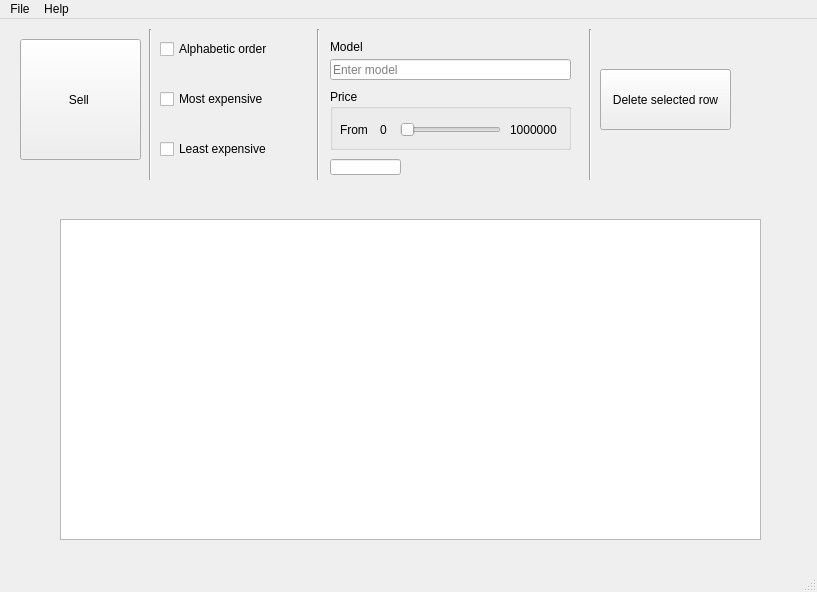
<?xml version="1.0" encoding="UTF-8"?>
<ui version="4.0">
 <class>MainWindow</class>
 <widget class="QMainWindow" name="MainWindow">
  <property name="geometry">
   <rect>
    <x>0</x>
    <y>0</y>
    <width>817</width>
    <height>592</height>
   </rect>
  </property>
  <property name="windowTitle">
   <string>MainWindow</string>
  </property>
  <widget class="QWidget" name="centralwidget">
   <widget class="QGroupBox" name="priceGroupBox">
    <property name="geometry">
     <rect>
      <x>330</x>
      <y>70</y>
      <width>241</width>
      <height>61</height>
     </rect>
    </property>
    <property name="title">
     <string>Price</string>
    </property>
    <widget class="QWidget" name="widget_2" native="true">
     <property name="geometry">
      <rect>
       <x>15</x>
       <y>221</y>
       <width>185</width>
       <height>46</height>
      </rect>
     </property>
     <layout class="QHBoxLayout" name="horizontalLayout_2"/>
    </widget>
    <widget class="QLabel" name="priceFromLabel">
     <property name="geometry">
      <rect>
       <x>10</x>
       <y>30</y>
       <width>31</width>
       <height>21</height>
      </rect>
     </property>
     <property name="text">
      <string>From</string>
     </property>
    </widget>
    <widget class="QLabel" name="fareFromMinLabel">
     <property name="geometry">
      <rect>
       <x>50</x>
       <y>30</y>
       <width>16</width>
       <height>21</height>
      </rect>
     </property>
     <property name="text">
      <string>0</string>
     </property>
    </widget>
    <widget class="QSlider" name="priceFromSlider">
     <property name="geometry">
      <rect>
       <x>70</x>
       <y>31</y>
       <width>101</width>
       <height>20</height>
      </rect>
     </property>
     <property name="maximum">
      <number>1000000</number>
     </property>
     <property name="sliderPosition">
      <number>0</number>
     </property>
     <property name="orientation">
      <enum>Qt::Horizontal</enum>
     </property>
    </widget>
    <widget class="QLabel" name="priceFromMaxLabel">
     <property name="geometry">
      <rect>
       <x>180</x>
       <y>30</y>
       <width>81</width>
       <height>21</height>
      </rect>
     </property>
     <property name="text">
      <string>1000000</string>
     </property>
    </widget>
   </widget>
   <widget class="QTableView" name="tableDetailsView">
    <property name="geometry">
     <rect>
      <x>60</x>
      <y>200</y>
      <width>701</width>
      <height>321</height>
     </rect>
    </property>
   </widget>
   <widget class="QPushButton" name="addRowButton">
    <property name="geometry">
     <rect>
      <x>20</x>
      <y>20</y>
      <width>121</width>
      <height>121</height>
     </rect>
    </property>
    <property name="text">
     <string>Sell </string>
    </property>
   </widget>
   <widget class="QPushButton" name="deleteButton">
    <property name="geometry">
     <rect>
      <x>600</x>
      <y>50</y>
      <width>131</width>
      <height>61</height>
     </rect>
    </property>
    <property name="text">
     <string>Delete selected row</string>
    </property>
   </widget>
   <widget class="Line" name="line">
    <property name="geometry">
     <rect>
      <x>140</x>
      <y>10</y>
      <width>20</width>
      <height>151</height>
     </rect>
    </property>
    <property name="orientation">
     <enum>Qt::Vertical</enum>
    </property>
   </widget>
   <widget class="Line" name="line_2">
    <property name="geometry">
     <rect>
      <x>580</x>
      <y>10</y>
      <width>20</width>
      <height>151</height>
     </rect>
    </property>
    <property name="orientation">
     <enum>Qt::Vertical</enum>
    </property>
   </widget>
   <widget class="Line" name="line_3">
    <property name="geometry">
     <rect>
      <x>310</x>
      <y>10</y>
      <width>16</width>
      <height>151</height>
     </rect>
    </property>
    <property name="orientation">
     <enum>Qt::Vertical</enum>
    </property>
   </widget>
   <widget class="QCheckBox" name="alphabeticOrderButton">
    <property name="geometry">
     <rect>
      <x>160</x>
      <y>20</y>
      <width>151</width>
      <height>20</height>
     </rect>
    </property>
    <property name="text">
     <string>Alphabetic order</string>
    </property>
   </widget>
   <widget class="QCheckBox" name="leastExpensiveButton">
    <property name="geometry">
     <rect>
      <x>160</x>
      <y>120</y>
      <width>121</width>
      <height>20</height>
     </rect>
    </property>
    <property name="text">
     <string>Least expensive</string>
    </property>
   </widget>
   <widget class="QCheckBox" name="mostExpensiveButton">
    <property name="geometry">
     <rect>
      <x>160</x>
      <y>70</y>
      <width>141</width>
      <height>20</height>
     </rect>
    </property>
    <property name="text">
     <string>Most expensive</string>
    </property>
   </widget>
   <widget class="QLineEdit" name="modelFilterlineEdit">
    <property name="geometry">
     <rect>
      <x>330</x>
      <y>40</y>
      <width>241</width>
      <height>21</height>
     </rect>
    </property>
    <property name="placeholderText">
     <string>Enter model</string>
    </property>
   </widget>
   <widget class="QLabel" name="label">
    <property name="geometry">
     <rect>
      <x>330</x>
      <y>20</y>
      <width>41</width>
      <height>16</height>
     </rect>
    </property>
    <property name="text">
     <string>Model</string>
    </property>
   </widget>
   <widget class="QLineEdit" name="priceFromLineEdit">
    <property name="geometry">
     <rect>
      <x>330</x>
      <y>140</y>
      <width>71</width>
      <height>16</height>
     </rect>
    </property>
    <property name="readOnly">
     <bool>false</bool>
    </property>
   </widget>
  </widget>
  <widget class="QMenuBar" name="menubar">
   <property name="geometry">
    <rect>
     <x>0</x>
     <y>0</y>
     <width>817</width>
     <height>22</height>
    </rect>
   </property>
   <widget class="QMenu" name="menuFile">
    <property name="title">
     <string>File</string>
    </property>
    <addaction name="actionLoad"/>
    <addaction name="saveButton"/>
   </widget>
   <widget class="QMenu" name="menuHelp">
    <property name="title">
     <string>Help</string>
    </property>
    <addaction name="actionAbout"/>
   </widget>
   <addaction name="menuFile"/>
   <addaction name="menuHelp"/>
  </widget>
  <widget class="QStatusBar" name="statusbar"/>
  <action name="actionLoad">
   <property name="text">
    <string>Load...</string>
   </property>
  </action>
  <action name="actionAbout">
   <property name="text">
    <string>About</string>
   </property>
  </action>
  <action name="saveButton">
   <property name="text">
    <string>Save</string>
   </property>
  </action>
 </widget>
 <resources/>
 <connections/>
</ui>
